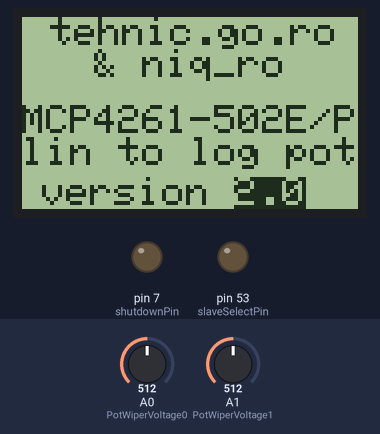
A sketch run on a simulated Arduino Mega 2560, built with avr-gcc and run on an emulated ATmega2560. Shown: 84×48 one-colour display, output pins drawn as LEDs (lit = HIGH). The inputs (shaded band) are chosen by the test bench; at power-on: A0 (PotWiperVoltage0) = 512, A1 (PotWiperVoltage1) = 512.

Above: at 0.1 s.
At 3.1 s:
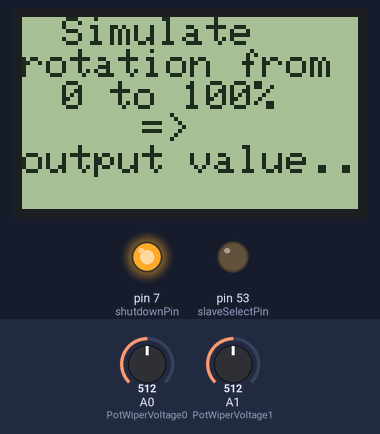
At 9.23 s:
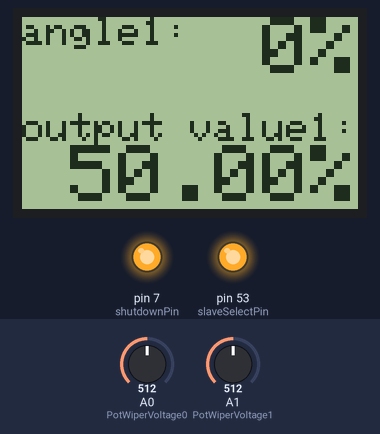
At 35.9 s:
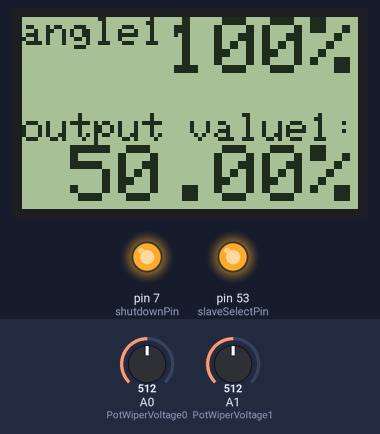
Timing chart, 0 to 37.4 s (numbered marks = the images above):
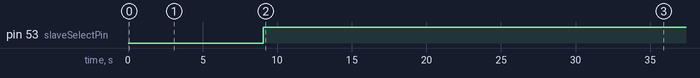

The sketch:

MCP4261_lin_to_log_Nokia5110_2.ino
```cpp
/*
  Matthew McMillan @matthewmcmillan -  http://matthewcmcmillan.blogspot.com
  Digital Pot Control (MCP4251)

  This example controls a Microchip MCP4251 digital potentiometer.
  The MCP4251 has 2 potentiometer channels. Each channel's pins are labeled:
      A - connect this to voltage
      W - this is the pot's wiper, which changes when you set it
      B - connect this to ground.
  The MCP4251 also has Terminal Control Registers (TCON) which allow you to
  individually connect and disconnect the A,W,B terminals which can be useful
  for reducing power usage or motor controls.

  A value of 0 is no resistance
  A value of 128 is approximately half ohms
  A value of 255 is maxim of resistance

  The MCP4251 is SPI-compatible. To command it you send two bytes,
  one with the memory address and one with the value to set at that address.
  The MCP4251 has few different memory addresses for wipers and tcon (Terminal Control)
     *Wiper 0 write
     *Wiper 0 read
     *Wiper 1 write
     *Wiper 1 read
     *TCON write
     *TCON read

 The circuit:
     * All A pins of MCP4251 connected to +5V
     * All B pins of MCP4251 connected to ground
     * W0 pin to A0
     * W1 pin to A1
     * VSS - to GND
     * VDD - to +5v
     * SHDN - to digital pin 7 (and a 4.7k pull down resistor)
     * CS - to digital pin 10  (SS pin) or 53 at Mega
     * SDI - to digital pin 11 (MOSI pin) or 51 at Mega
     * SDO - to digital pin 12 (MISO pin) or 50 at mega
     * CLK - to digital pin 13 (SCK pin) or 52 at Mega

 created 12 Mar 2014

 Thanks to Heather Dewey-Hagborg and Tom Igoe for their original tutorials
adapted by Nicu FLORICA (aka niq_ro) - http://www.tehnic.go.ro
& http://www.arduinotehniq.com/
& http://nicuflorica.blogspot.ro/
& http://arduinotehniq.blogspot.com/
*/

// Nokia 5110 LCD (PCD8544) from https://code.google.com/p/pcd8544/
/* niq_ro ( http://nicuflorica.blogspot.ro ) case for Nokia 5110 LCD (PCD8544) - LPH 7366:
 For module from China, you must connect like this:
* Pin 1 (RST) -> Arduino digital 6 (D6)
* Pin 2 (CE) -> Arduino digital 5 (D5)
* Pin 3 (DC) -> Arduino digital 4 (D4)
* Pin 4 (DIN) -> Arduino digital 3 (D3)
* Pin 5 (CLK) - Arduino digital 2 (D2)
* Pin 6 (Vcc) -> +5V thru adaptor module (see http://nicuflorica.blogspot.ro/2013/06/afisajul-folosit-la-telefoanele-nokia.html )
* Pin 7 (LIGHT) -> +5V thru 56-100 ohms resistor (for permanent lights) or... other pin control
* Pin 8 (GND) -> GND1 or GND2
*/

// adapted sketch by niq_ro from http://nicuflorica.blogspot.ro
// version 3.0

#include <Adafruit_GFX.h>
#include <Adafruit_PCD8544.h>
// Adafruit_PCD8544 display = Adafruit_PCD8544(SCLK, DIN, DC, CS, RST);
Adafruit_PCD8544 display = Adafruit_PCD8544(2, 3, 4, 5, 6);


// inslude the SPI library:
#include <SPI.h>

// set pin 10 as the slave select for the digital pot:
//const int slaveSelectPin = 10;    // Uno
const int slaveSelectPin = 53;    // Mega
const int shutdownPin = 7;
const int wiper0writeAddr = B00000000;
const int wiper1writeAddr = B00010000;
const int tconwriteAddr = B01000000;
const int tcon_0off_1on = B11110000;
const int tcon_0on_1off = B00001111;
const int tcon_0off_1off = B00000000;
const int tcon_0on_1on = B11111111;


int scurt = 250;
int lung = 3000;

int PotWiperVoltage0 = 0;
int RawVoltage0 = 0;
float Voltage0 = 0;
int PotWiperVoltage1 = 1;
int RawVoltage1 = 0;
float Voltage1 = 0;

// transform lin to log
float a = 0.2;     // for x = 0 to 63% => y = a*x;
float x1 = 63;
float y1 = 12.6;   //
float b1 = 2.33;     // for x = 63 to 100% => y = a1 + b1*x;
float a1 = -133.33;


float level, level1, level2;


void setup() {
  // set the slaveSelectPin as an output:
  pinMode (slaveSelectPin, OUTPUT);
  // set the shutdownPin as an output:
  pinMode (shutdownPin, OUTPUT);
  // start with all the pots shutdown
  digitalWrite(shutdownPin,LOW);
  // initialize SPI:
  SPI.begin();

  display.begin();
  // init done

  // you can change the contrast around to adapt the display
  // for the best viewing!
//  display.setContrast(100);
 display.setContrast(60);  // maybe can change (50-70)
  display.clearDisplay();


  // Print a logo message to the LCD.
  display.setTextSize(1);
  display.setTextColor(BLACK);
  display.setCursor(7,0);
  display.println("tehnic.go.ro");
  display.setCursor(18, 8);
  display.print("& niq_ro");
  display.setCursor(0, 22);
  display.print("MCP4261-502E/P");
  display.setCursor(0, 30);
  display.print("lin to log pot");
  display.setCursor(5, 40);
  display.print("version ");
  display.setTextColor(WHITE, BLACK);
  display.print("2.0");
  display.display();
  delay (3000);
  display.clearDisplay();
digitalWrite(shutdownPin,HIGH); //Turn off shutdown
}


void loop() {

display.clearDisplay();
display.display(); // show splashscreen

  // first test with 0 to 100% rotation
display.setTextSize(1);
display.setTextColor(BLACK);
display.setCursor(10,0);
display.print("Simulate");
display.setCursor(0,8);
display.print("rotation from");
display.setCursor(10,16);
display.print("0 to 100%");
display.setCursor(30,24);
display.print("=>");
display.setCursor(0,32);
display.print("output value..");
display.display(); // show splashscreen
delay(2*lung);
display.clearDisplay();


for (int procent = 0; procent <= 100; procent++)
  {
    if (procent < 63)  // for x = 0 to 63% => y = a*x;
    {
    level = a * procent;
    }
    else               // for x = 63 to 100% => y = y1 + b*x;
    {
    //level = y1 + b * (procent - x1);
    level = a1 + b1 * procent;
    }
level1 = map(level, 0, 100, 0, 255);      // convert 100% in 256 steps
digitalPotWrite(wiper0writeAddr, level1); // Set wiper 0 to 255
//afisare0(procent);
digitalPotWrite(wiper1writeAddr, level1); // Set wiper 0 to 255
//afisare1(procent);

display.clearDisplay();
display.setTextSize(1);
display.setCursor(0,0);
display.print("angle1:");
display.setTextSize(2);
display.setCursor(36,0);
if (procent < 100) display.print(" ");
if (procent < 10) display.print(" ");
    display.print(procent);
    display.print("%");
display.setTextSize(1);
display.setCursor(0,24);
    display.print("output value1:");
    RawVoltage0 = analogRead(PotWiperVoltage0);
    Voltage0 = (RawVoltage0 * 100.0 )/ 1024.0;
display.setTextSize(2);
display.setCursor(0,32);
if (Voltage0 < 100) display.print(" ");
if (Voltage0 < 10) display.print(" ");
    display.print(Voltage0,2);
    display.print("%");
    display.display(); // show splashscreen
delay(scurt);
  }
delay(lung);

for (int procent = 0; procent <= 100; procent++)
  {
    if (procent < 63)  // for x = 0 to 63% => y = a*x;
    {
    level = a * procent;
    }
    else               // for x = 63 to 100% => y = y1 + b*x;
    {
    //level = y1 + b * (procent - x1);
    level = a1 + b1 * procent;
    }
level1 = map(level, 0, 100, 0, 255);      // convert 100% in 256 steps
digitalPotWrite(wiper0writeAddr, level1); // Set wiper 0 to 255
//afisare0(procent);
digitalPotWrite(wiper1writeAddr, level1); // Set wiper 0 to 255
//afisare1(procent);

display.clearDisplay();
display.setTextSize(1);
display.setCursor(0,0);
display.setTextColor(WHITE, BLACK);
display.print("angle");
display.setCursor(0,8);
display.print("1 & 2");
display.setTextSize(2);
display.setTextColor(BLACK);
display.setCursor(36,0);
if (procent < 100) display.print(" ");
if (procent < 10) display.print(" ");
    display.print(procent);
    display.print("%");
display.setTextSize(1);
display.setTextColor(WHITE, BLACK);
display.setCursor(0,20);
    display.print("o");
display.setCursor(0,28);
    display.print("u");
display.setCursor(0,36);
    display.print("t");
    RawVoltage0 = analogRead(PotWiperVoltage0);
    Voltage0 = (RawVoltage0 * 100.0 )/ 1024.0;
    RawVoltage1 = analogRead(PotWiperVoltage1);
    Voltage1 = (RawVoltage1 * 100.0 )/ 1024.0;
display.setTextSize(2);
display.setTextColor(BLACK);
display.setCursor(0,16);
if (Voltage0 < 100) display.print(" ");
if (Voltage0 < 10) display.print(" ");
    display.print(Voltage0,2);
    display.print("%");
display.setTextSize(2);
display.setCursor(0,32);
if (Voltage1 < 100) display.print(" ");
if (Voltage1 < 10) display.print(" ");
    display.print(Voltage1,2);
    display.print("%");

    display.display(); // show splashscreen
delay(scurt);
  }
delay(lung);


}

// This function takes care of sending SPI data to the pot.
void digitalPotWrite(int address, int value) {
  // take the SS pin low to select the chip:
  digitalWrite(slaveSelectPin,LOW);
  //  send in the address and value via SPI:
  SPI.transfer(address);
  SPI.transfer(value);
  // take the SS pin high to de-select the chip:
  digitalWrite(slaveSelectPin,HIGH);
}
```

Measured:
- by itself, pin 53 (slaveSelectPin): LOW → HIGH at 9.1 s
- what the display in image 1 shows lasts 6.0 s, from 3.1 s to 9.1 s
